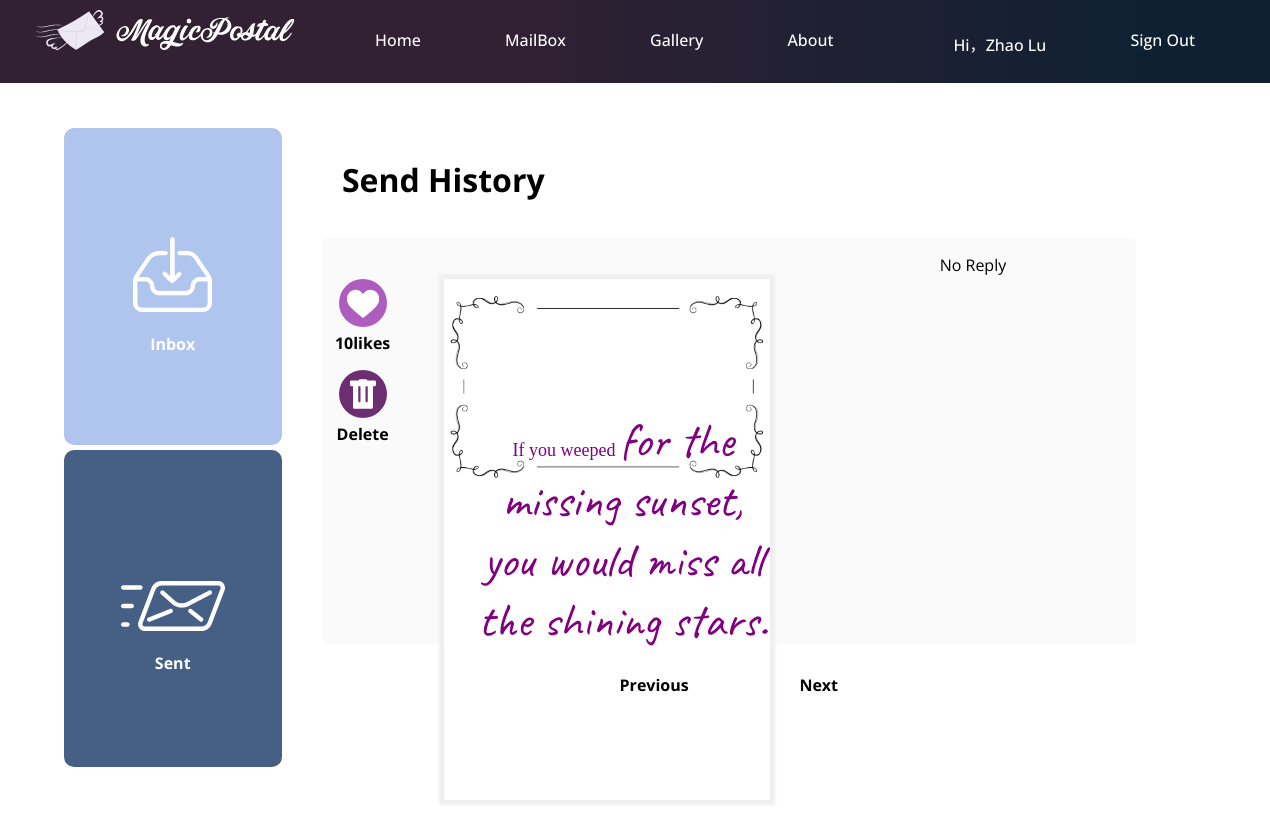
The app's page /send-history.php?userCardId=42 (signed in) with its own data.
### tables this page shows
CREATE TABLE `user_postcard` (
  `id` int(16) NOT NULL,
  `user_id` int(16) NOT NULL COMMENT 'relate user table id',
  `card_id` int(16) NOT NULL COMMENT 'relate post_card_template table id',
  `content` longtext NOT NULL,
  `stamp_id` int(16) NOT NULL COMMENT 'relate stamp_template table id',
  `send_ip` varchar(20) DEFAULT NULL,
  `country_code` varchar(10) DEFAULT NULL,
  `city_code` varchar(10) DEFAULT NULL,
  `area_code` varchar(10) DEFAULT NULL,
  `status` int(2) NOT NULL COMMENT '1:pending;2:sent;3:deleted',
  `send_to` varchar(100) DEFAULT NULL,
  `send_date` date DEFAULT NULL,
  `created_on` timestamp NOT NULL DEFAULT current_timestamp(),
  `modified_on` timestamp NULL DEFAULT NULL COMMENT 'last modified time'
);

CREATE TABLE `postcard_template` (
  `id` int(16) NOT NULL,
  `card_name` varchar(50) NOT NULL,
  `img_url` varchar(500) NOT NULL,
  `icon_url` varchar(500) DEFAULT NULL,
  `order_no` int(2) NOT NULL,
  `description` varchar(500) DEFAULT NULL COMMENT 'description about the card',
  `created_on` timestamp NOT NULL DEFAULT current_timestamp() ON UPDATE current_timestamp() COMMENT 'created date and time',
  `modified_on` timestamp NULL DEFAULT '0000-00-00 00:00:00' COMMENT 'last modified date and time'
);

### send-history.php (the view, shortened to what this page needs)
<?php
$userCardId = $_GET["userCardId"];
include("includes/db-config.php");
$userId = $_SESSION["userId"];
$stmt = $pdo->prepare("SELECT a1.id,a1.`card_id`,a1.`stamp_id`,a1.`content`,a1.`country_code`,a1.`city_code`,a1.`area_code`,a1.`created_on`,
                                a2.`card_name`,a2.`img_url` AS card_url,
                                a3.`stamp_name`,a3.`img_url` AS stamp_url
                                FROM `user_postcard` AS a1
                                LEFT JOIN `postcard_template` AS a2 ON a2.`id` = a1.`card_id`
                                LEFT JOIN `stamp_template` AS a3 ON a3.`id` = a1.`stamp_id`
                                WHERE a1.`id` = '$userCardId'
                                AND a1.`user_id` = '$userId'
                                ORDER BY a1.`created_on` DESC, a1.`id` DESC;");
$count = $pdo->query("SELECT count(1) as c FROM `user_postcard_reply` AS a1
                        INNER JOIN `user_postcard` AS a4 ON a4.`id` = a1.`user_postcard_id`
                        WHERE a1.`status` = 2
                        AND a1.`user_postcard_id` = '$userCardId';");
  try{
      $stmt->execute();
  } catch(PDOException $e) {
      echo 'Error: ' . $e->getMessage();
  }
?>
<!DOCTYPE html>
<html>
    <head>
      <link rel="stylesheet" href="css/main.css" />
    </head>
    <body>
    <header>
        <div id="header" >
            <?php include("head.php"); ?>
        </div>
    </header>
    <div id="inbox-content">
    <div class=flag>
      <div class='col2 left-top' onclick="location.href='inbox.php'">
            <img src="images/mailbox/mailbox_inbox_icon.png" alt="">
            <p>Inbox</p>
      </div>
      <div class='col2 left-bottom' onclick="location.href='sendbox.php'" >
            <img src="images/mailbox/mailbox_sent_icon.png" alt="">
            <p>Sent</p>
      </div>
      <div class='col1 right'>
            <div id="inbox-title">
              <img src="images/back_black.png" alt="">
              <h1>Send History</h1>
            </div>
        <div class="showCard-list">
            <div class="cardLeft">
                    <div class="likesDiv">
                        <img src="images/mailbox/mailbox_inbox_card_likes.png" alt="">
                        <div id="likesphp"> 10likes </div>
                    </div>
                    <div class="deleteDiv">
                        <a href="sendbox-delete.php?sendId=<?php echo($userCardId) ?>"><img src="images/mailbox/mailbox_inbox_card_delete.png" alt=""></a>
                        <div id="deletephp"> Delete </div>
                    </div>
            </div>
            <div class="cardMid">
                <div class="cardDetail">
            <?php
                    while($row = $stmt->fetch(PDO::FETCH_ASSOC)) {
            ?>
                        <div class="postcard">
                            <img src="images/<?php echo($row['card_url']) ?>" alt=""/>
                        </div>
                        <div class="cardWords">
                            <?php echo($row['content']) ?>
                        </div>
            <?php
                    }
            ?>
                </div>
            </div>
            <div class="cardRight">
            <?php
                    foreach($count as $s){
                        if ($s['c']=='0'){
                            echo ("<p>No Reply</p>");
                        }
                    }
            ?>
            </div>
        </div>
          <div id="rightDown">
                <div class="icon" id="iconPre">
                     Previous
                </div>
                <div class="icon" id="iconNex">
                       Next
                </div>
        </div>
        </div>
    </div>
    </body>
    </html>

### css/main.css (style rules this page uses)
* { box-sizing: border-box; }
a { text-decoration:none; }
body { padding:0; margin:0; font-family: 'Open Sans', sans-serif; font-size: 16px; display: flex; flex-direction: column; margin: 0; text-align:center; }
#header { background: linear-gradient(to right,#322033 40%, #102033 90%); z-index: 1; width:100%; height:10%; margin:0 auto; position:fixed; top:0; display: flex; justify-content: center; align-items: center; }

### send-history.php (style rules this page uses)
body { background-image: url('images/mailbox/mailbox_bg.png'); background-size: cover; }
#inbox-content { height: 700px !important; width: 1200px !important; margin-top: 8em; margin-bottom: 3em; margin-left: 5vw; margin-right: 7vw; color: transparent; position: absolute; top:0; left:0; }
.flag { position:relative; display:flex; flex-flow:column wrap; width:86vw; height:80vh; }
.right { background:white; }
.left-top { background:#B0C5ED; }
.left-bottom { background:#466085; }
.col1 { width:80%; height:100%; border-radius: 10px; padding: 30px; margin-left: 10px; }
.col2 { width:20%; height:49.5%; border-radius: 10px; cursor: pointer; }
.col2 + .col2 { margin-top: 0.5%; }
.col2 p { color: white; font-weight: bold; }
.col2 img { position: relative; margin-top: 50%; width: auto; }
.left-bottom img { margin-top: 60%; }
#inbox-title { width: 100%; float: left; }
#inbox-title h1 { color: black; float: left; margin-top: 0px; }
#inbox-title img { float:left; padding: 10px; }
.showCard-list { margin-top: 5em; background-color: #FAFAFA; color: black; width: 100%; height: 70%; border-radius: 4px; position: relative; }
.cardLeft { width: 10%; height: 100%; float: left; font-weight: bold; }
.likesDiv { margin-top: 50%; }
.reportDiv,.deleteDiv { margin-top: 20%; }
.cardMid { width: 50%; height: 100%; float: left; }
.cardDetail { width: 80%; background-color:#FFFFFF; margin: 10%; box-shadow: #EFEFEF 0px 0px 3px 5px; }
.postcard { position: relative; }
.postcard img { position: relative; width: 100%; }
.cardWords { position: relative; text-align: left; margin-left: 10%; top:-150px; overflow: hidden; }
.cardRight { width: 40%; height: 100%; float: left; overflow: hidden; }
#rightDown { width: 100%; position: relative; display: flex; margin-top: 30px; height: 40px; font-weight: bold; }
.icon { color: black; margin: 0 auto; }
#iconNex { margin-left: -20%; }

### records on screen
user_postcard: postcard_template.img_url (picture), content "If you weeped for the missing sunset, you would miss all the shining stars."

### other values on screen
$_SESSION["nickName"] "Zhao Lu"
